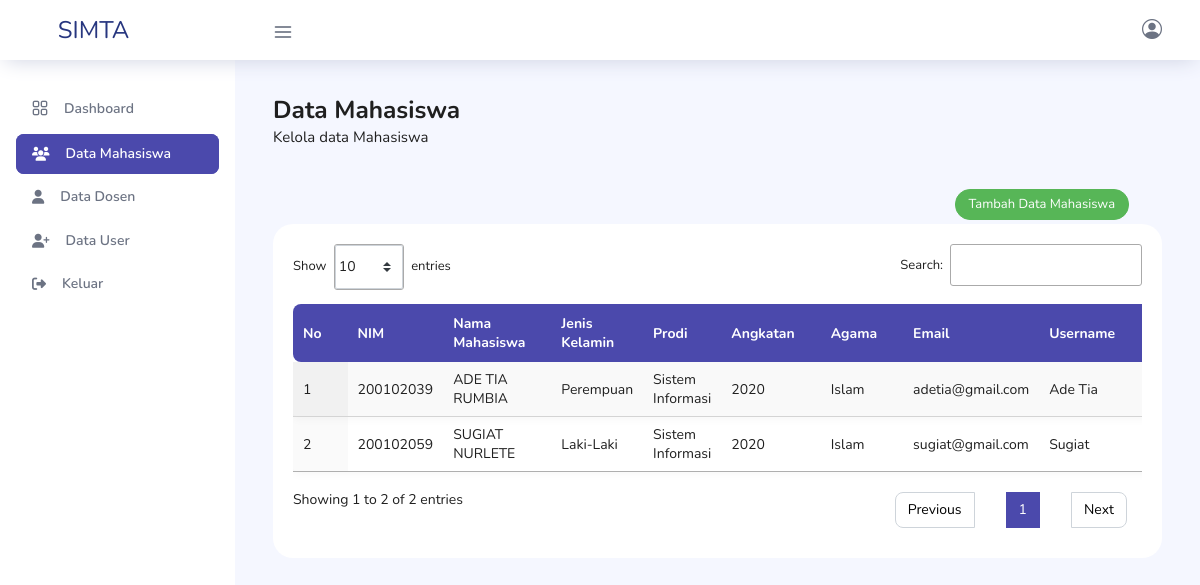
/data_mahasiswa.php, run on the app's committed database.
### tables this page shows
CREATE TABLE `tb_mahasiswa` (
  `id_mhs` int(10) UNSIGNED NOT NULL,
  `nim` varchar(255) NOT NULL,
  `nama_mhs` varchar(255) NOT NULL,
  `prodi` varchar(255) NOT NULL,
  `angkatan` varchar(255) NOT NULL,
  `jenis_kelamin` enum('Laki-Laki','Perempuan') NOT NULL,
  `status` enum('Aktif','Nonaktif') NOT NULL,
  `agama` varchar(255) NOT NULL,
  `email` varchar(255) NOT NULL,
  `id_user` int(11) NOT NULL
);

CREATE TABLE `tb_user` (
  `id_user` int(10) UNSIGNED NOT NULL,
  `username` varchar(255) NOT NULL,
  `password` varchar(255) NOT NULL,
  `role` enum('Admin','Dosen','Mahasiswa') NOT NULL
);

### kelola_data.php (called while the page is built, shortened)
<?php
require 'koneksi.php';
function tampilData($query)
{
    global $koneksi;
    $data =  mysqli_query($koneksi, $query);
    $rows = [];
    while ($row = mysqli_fetch_assoc($data)) {
        $rows[] = $row;
    }
    return $rows;
}

### data_mahasiswa.php (the view, shortened to what this page needs)
<?php
require 'koneksi.php';
require 'kelola_data.php';
$data_mahasiswa  = tampilData("SELECT * FROM tb_mahasiswa JOIN tb_user ON tb_mahasiswa.id_user = tb_user.id_user ORDER BY id_mhs DESC");
?>
<!DOCTYPE html>
<html lang="en">
<head>
    <link rel="stylesheet" href="vendors/feather/feather.css">
    <link rel="stylesheet" href="vendors/ti-icons/css/themify-icons.css">
    <link rel="stylesheet" href="vendors/css/vendor.bundle.base.css">
    <link rel="stylesheet" href="vendors/datatables.net-bs4/dataTables.bootstrap4.css">
    <link rel="stylesheet" href="vendors/ti-icons/css/themify-icons.css">
    <link rel="stylesheet" type="text/css" href="js/select.dataTables.min.css">
    <link rel="stylesheet" href="css/vertical-layout-light/style.css">
    <link rel="stylesheet" href="https://cdn.jsdelivr.net/npm/bootstrap-icons@1.11.3/font/bootstrap-icons.min.css">
    <link rel="stylesheet" href="https://cdnjs.cloudflare.com/ajax/libs/font-awesome/6.4.2/css/all.min.css">
    <link rel="stylesheet" href="https://cdn.datatables.net/1.13.1/css/jquery.dataTables.min.css">
</head>
<body>
    <div class="container-scroller">
        <nav class="navbar col-lg-12 col-12 p-0 fixed-top d-flex flex-row">
            <div class="text-center navbar-brand-wrapper d-flex align-items-center justify-content-center">
                <a class="navbar-brand brand-logo mr-5" href="index.html"> SIMTA</a>
            </div>
            <div class="navbar-menu-wrapper d-flex align-items-center justify-content-end">
                <button class="navbar-toggler navbar-toggler align-self-center" type="button" data-toggle="minimize">
                    <span class="icon-menu"></span>
                </button>
                <ul class="navbar-nav navbar-nav-right">
                    <li class="nav-item dropdown">
                        <a class="nav-link count-indicator dropdown-toggle" id="notificationDropdown" href="#" data-toggle="dropdown">
                            <i class="bi bi-person-circle"></i>
                        </a>
                    </li>
                </ul>
            </div>
        </nav>
        <div class="container-fluid page-body-wrapper">
            <nav class="sidebar sidebar-offcanvas" id="sidebar">
                <ul class="nav">
                    <li class="nav-item">
                        <a class="nav-link" href="dashboard.php">
                            <i class="icon-grid menu-icon"></i>
                            <span class="menu-title">Dashboard</span>
                        </a>
                    </li>
                    <li class="nav-item">
                        <a class="nav-link" href="data_mahasiswa.php" aria-expanded="false" aria-controls="auth">
                            <i class="fa-solid fa-users"></i>
                            <span class="menu-title mx-3">Data Mahasiswa</span>
                        </a>
                    </li>
                    <li class="nav-item">
                        <a class="nav-link" href="data_dosen.php" aria-expanded="false" aria-controls="auth">
                            <i class="fa-solid fa-user"></i>
                            <span class="menu-title mx-3">Data Dosen</span>
                        </a>
                    </li>
                    <li class="nav-item">
                        <a class="nav-link" href="data_user.php" aria-expanded="false" aria-controls="auth">
                            <i class="fa-solid fa-user-plus"></i>
                            <span class="menu-title mx-3">Data User</span>
                        </a>
                    </li>
                    <li class="nav-item">
                        <a class="nav-link" href="logout.php" onclick="return confirm('Apakah anda ingin meninggalkan portal ? ')">
                            <i class="fa-solid fa-right-from-bracket"></i>
                            <span class="menu-title mx-3">Keluar</span>
                        </a>
                    </li>
                </ul>
            </nav>
            <div class="main-panel">
                <div class="content-wrapper">
                    <div class="row">
                        <div class="col-md-12 grid-margin">
                            <div class="row">
                                <div class="col-12 col-xl-8 mb-4 mb-xl-0">
                                    <h3 class="font-weight-bold">Data Mahasiswa</h3>
                                    <h6 class="font-weight-normal mb-0">Kelola data Mahasiswa</h6>
                                </div>
                            </div>
                        </div>
                    </div>
                    <div class="row">
                        <div class="col-lg text-right px-5">
                            <a href="tambah_mahasiswa.php" class="btn btn-sm btn-success my-1">Tambah Data Mahasiswa</a>
                        </div>
                    </div>
                    <div class=" row">
                        <div class="col-md ">
                            <div class="card">
                                <div class="card-body">
                                    <div class="row">
                                        <div class="col-lg">
                                            <div class="table-responsive">
                                                <table id="myTable" class="display expandable-table" style="width:100%">
                                                    <thead>
                                                        <tr>
                                                            <th>No</th>
                                                            <th>NIM</th>
                                                            <th>Nama Mahasiswa </th>
                                                            <th>Jenis Kelamin</th>
                                                            <th>Prodi</th>
                                                            <th>Angkatan</th>
                                                            <th>Agama</th>
                                                            <th>Email</th>
                                                            <th>Username</th>
                                                        </tr>
                                                    </thead>
                                                    <tbody>
                                                        <?php
                                                        $no = 1;
                                                        foreach ($data_mahasiswa as $mhs) : ?>
                                                            <tr>
                                                                <td><?= $no++ ?></td>
                                                                <td><?= $mhs['nim'] ?></td>
                                                                <td style="text-transform: uppercase;"><?= $mhs['nama_mhs'] ?></td>
                                                                <td><?= $mhs['jenis_kelamin'] ?></td>
                                                                <td><?= $mhs['prodi'] ?></td>
                                                                <td><?= $mhs['angkatan'] ?></td>
                                                                <td><?= $mhs['agama'] ?></td>
                                                                <td><?= $mhs['email'] ?></td>
                                                                <td><?= $mhs['username'] ?></td>
                                                            </tr>
                                                        <?php endforeach ?>
                                                    </tbody>
                                                </table>
                                            </div>
                                        </div>
                                    </div>
                                </div>
                            </div>
                        </div>
                    </div>
                </div>
            </div>
        </div>
    </div>
</body>
</html>

### data on the page
tb_mahasiswa: nim "200102039", nama_mhs "ADE TIA RUMBIA", jenis_kelamin "Perempuan", prodi "Sistem Informasi", angkatan "2020", agama "Islam", email "adetia@gmail.com", id_user.username "Ade Tia"
tb_mahasiswa: nim "200102059", nama_mhs "SUGIAT NURLETE", jenis_kelamin "Laki-Laki", prodi "Sistem Informasi", angkatan "2020", agama "Islam", email "sugiat@gmail.com", id_user.username "Sugiat"
